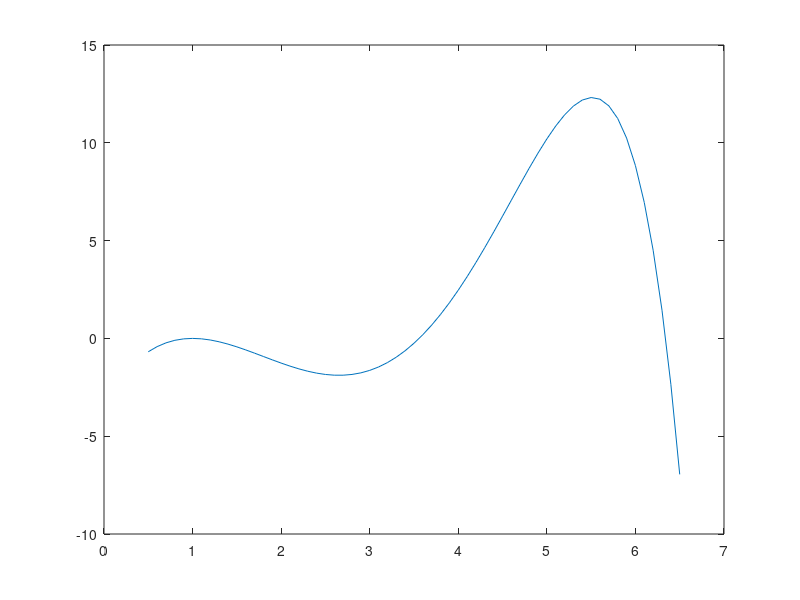

This figure's MATLAB source: (Note: this script raises an error after producing the figure.)
clear
close all
clc

f = @(x) x.^3 - (2+exp(1))*x.^2 + (2*exp(1)+1)*x + (1-exp(1)) - cosh(x-1);

a = 0.5;
b = 6.5;

% Punto 1

plot(a:0.1:b, f(a:0.1:b))
yline(0, '--r')
grid on

% Punto 2

% Metodo della bisezione utilizzabile solo per gli zeri in: ~3.5 e ~6.3
% poiché gli unici ad avere molteplicità diapsi e quindi cambio di segno
% intorno allo zero

% Punto 3 funzione bisez

% Punto 4

toll = 1e-12;

a = 3;
b = 4;
[x, iter] = bisez(a, b, toll, f)

a = 5.5;
b = 6.5;
[x, iter] = bisez(a, b, toll, f)